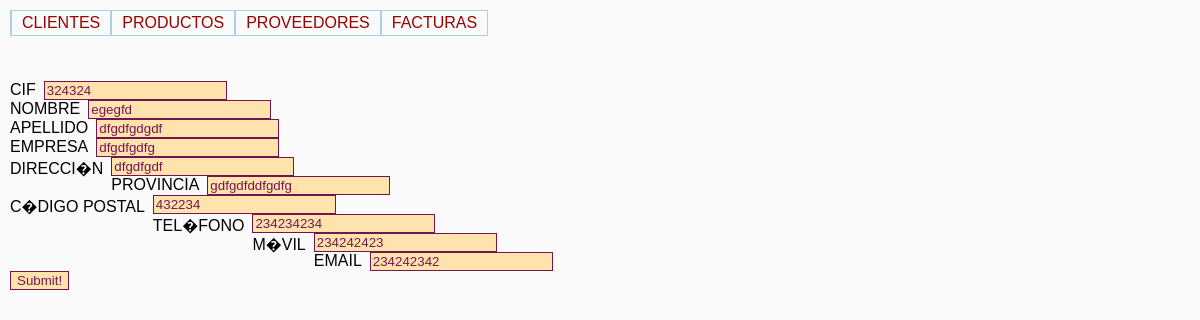
/index.php/proveedores/edit/1, run on the app's committed database.
### tables this page shows
CREATE TABLE IF NOT EXISTS `proveedores` (
  `idproveedores` int(10) unsigned NOT NULL AUTO_INCREMENT,
  `cif` varchar(45) DEFAULT NULL,
  `nombre` varchar(45) DEFAULT NULL,
  `apellido` varchar(45) DEFAULT NULL,
  `empresa` varchar(45) DEFAULT NULL,
  `direccion` varchar(45) DEFAULT NULL,
  `provincia` varchar(45) DEFAULT NULL,
  `cod_postal` int(10) unsigned DEFAULT NULL,
  `telefono` int(10) unsigned DEFAULT NULL,
  `movil` int(10) unsigned DEFAULT NULL,
  `email` varchar(45) DEFAULT NULL,
  PRIMARY KEY (`idproveedores`)
);

### application/controllers/proveedores.php (called while the page is built, shortened)
<?php
class Proveedores extends CI_Controller {
	public function edit($id){
		$this->db->where(array('idproveedores'=>$id));
		$proveedor=$this->db->get('proveedores');
		$data['proveedor']=$proveedor->result();
		$data['menu']=main_menu();
		$this->load->view('proveedoresedit',$data);
	}
	}

### index.php (called while the page is built, shortened)
<?php
require_once BASEPATH.'core/CodeIgniter.php';

### application/views/proveedoresedit.php (the view, shortened to what this page needs)
<!DOCTYPE html PUBLIC "-//W3C//DTD XHTML 1.0 Transitional//EN" "http://www.w3.org/TR/xhtml1/DTD/xhtml1-transitional.dtd">
<html xmlns="http://www.w3.org/1999/xhtml">
<head>
</head>
<body>
	<?php
			echo $menu;
                          echo"<br>";
		echo form_open('proveedores/save');
		  echo"<br>";
                echo form_label('CIF','cif');
		echo form_input('cif', $cif=(!empty($proveedor[0]->cif) ? $proveedor[0]->cif:''));
		  echo"<br>";
                echo form_label('NOMBRE','nombre');
		echo form_input('nombre', $nombre=(!empty($proveedor[0]->nombre) ? $proveedor[0]->nombre:''));
		  echo"<br>";
                echo form_label('APELLIDO','apellido');
		echo form_input('apellido', $apellido=(!empty($proveedor[0]->apellido) ? $proveedor[0]->apellido:''));
		  echo"<br>";
                echo form_label('EMPRESA','empresa');
		echo form_input('empresa', $empresa=(!empty($proveedor[0]->empresa) ? $proveedor[0]->empresa:''));
		  echo"<br>";
                echo form_label('DIRECCI�N','direccion');
		echo form_input('direccion', $direccion=(!empty($proveedor[0]->direccion) ? $proveedor[0]->direccion:''));
		  echo"<br>";
                echo form_label('PROVINCIA','provincia');
		echo form_input('provincia', $provincia=(!empty($proveedor[0]->provincia) ? $proveedor[0]->provincia:''));
		  echo"<br>";
                echo form_label('C�DIGO POSTAL','cod_postal');
		echo form_input('cod_postal', $cod_postal=(!empty($proveedor[0]->cod_postal) ? $proveedor[0]->cod_postal:''));
		  echo"<br>";
                echo form_label('TEL�FONO','telefono');
		echo form_input('telefono', $telefono=(!empty($proveedor[0]->telefono) ? $proveedor[0]->telefono:''));
		  echo"<br>";
                echo form_label('M�VIL','movil');
		echo form_input('movil', $movil=(!empty($proveedor[0]->movil) ? $proveedor[0]->movil:''));
		  echo"<br>";
                echo form_label('EMAIL','email');
		echo form_input('email', $email=(!empty($proveedor[0]->email) ? $proveedor[0]->email:''));
		  echo"<br>";
                echo form_submit('', 'Submit!');
		echo form_close();
	?>
</body>
</html>

### styles/styles.css (style rules this page uses)
body { font-family: Gill, Helvetica, sans-serif; padding: 5px; margin: 5px; background: #fafafa; }
a { color:#900; text-transform: uppercase; text-decoration: none; display: block; padding: 3px 10px; text-align: center; }
ul, li { list-style-type: none; }
ul { margin: 0; padding: 0; height: 25px; margin-bottom: 10px; }
ul :first-child { border-left: 1px solid #ACCFE8; }
li { border-bottom: 1px solid #ACCFE8; border-top: 1px solid #ACCFE8; border-right: 1px solid #ACCFE8; float: left; }
label { float: left; text-align: right; margin-right: 0.5em; display: block }
input { color: #781351; background: #fee3ad; border: 1px solid #781351 }

### data on the page
proveedores: cif "324324", nombre "egegfd", apellido "dfgdfgdgdf", empresa "dfgdfgdfg", direccion "dfgdfgdf", provincia "gdfgdfddfgdfg", cod_postal "432234", telefono "234234234", movil "234242423", email "234242342"

### other printed values
$menu "CLIENTES PRODUCTOS PROVEEDORES FACTURAS"
form_label('CIF','cif') "CIF"
form_label('NOMBRE','nombre') "NOMBRE"
form_label('APELLIDO','apellido') "APELLIDO"
form_label('EMPRESA','empresa') "EMPRESA"
form_label('DIRECCI�N','direccion') "DIRECCI�N"
form_label('PROVINCIA','provincia') "PROVINCIA"
form_label('C�DIGO POSTAL','cod_postal') "C�DIGO POSTAL"
form_label('TEL�FONO','telefono') "TEL�FONO"
form_label('M�VIL','movil') "M�VIL"
form_label('EMAIL','email') "EMAIL"
